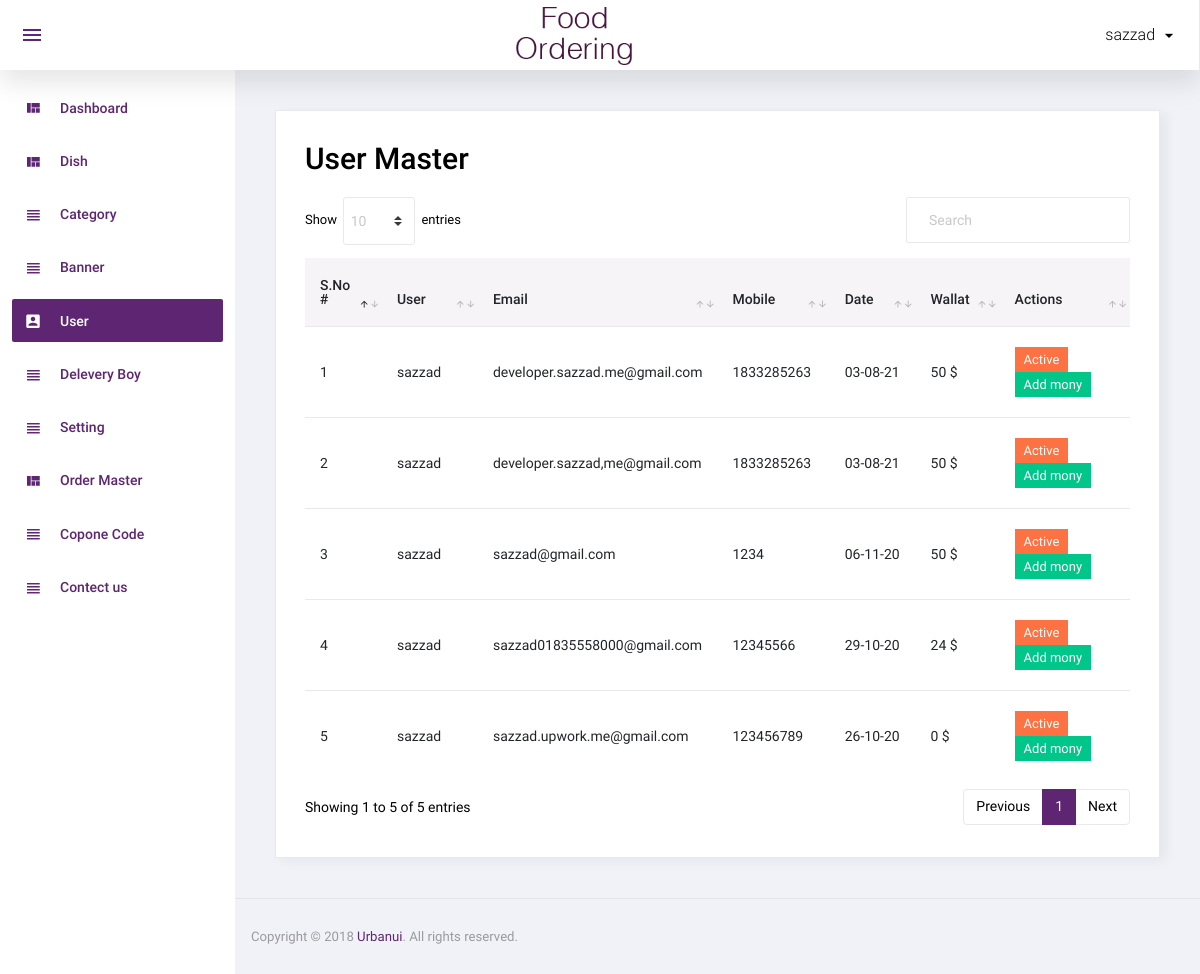
Page /admin/user.php (signed in) on the committed database.
### tables this page shows
CREATE TABLE `user` (
  `id` int(11) NOT NULL,
  `name` varchar(100) NOT NULL,
  `images` varchar(255) NOT NULL,
  `email` varchar(100) NOT NULL,
  `mobile` int(11) NOT NULL,
  `password` varchar(200) NOT NULL,
  `stats` int(11) NOT NULL,
  `email_verify` varchar(120) NOT NULL,
  `raffarl_number` varchar(100) NOT NULL,
  `form_raffer_code` varchar(100) NOT NULL,
  `add_on` date NOT NULL DEFAULT current_timestamp()
);

### admin/function.inc.php (called while the page is built, shortened)
	<?php
function wallat_amount_get($user_id){
  global $con;
  $sql=mysqli_query($con,"select * from wallat where user_id='$user_id'");
	$in=0;
	$out=0;
	while($data=mysqli_fetch_assoc($sql)){
		$amt=$data['amount'];
		if($data['type']=='in'){
			$in=$in+$amt;
		}
	}
		 return $in-$out;
}
?>

### admin/user.php (the view, shortened to what this page needs)
<?php
include('top.php');
$sql="select * from user order by id desc";
$res=mysqli_query($con,$sql);
?>
  <div class="card">
            <div class="card-body">
              <h1 class="grid_title">User Master</h1>
              <div class="row grid_box">
                <div class="col-12">
                  <div class="table-responsive">
                    <table id="order-listing" class="table">
                      <thead>
                        <tr>
                            <th width="10%">S.No #</th>
                            <th width="20%">User</th>
                            <th width="15%">Email</th>
                            <th width="15%">Mobile</th>
														<th width="15%">Date</th>
                            <th style="width:200px" width="10%">Wallat</th>
														<th width="30%">Actions</th>
                        </tr>
                      </thead>
                      <tbody>
                        <?php if(mysqli_num_rows($res)>0){
					          		$i=1;
					          		while($row=mysqli_fetch_assoc($res)){
												?>
						<tr>
              <td><?php echo $i?></td>
              <td><?php echo $row['name']?></td>
              <td><?php echo $row['email']?></td>
              <td><?php echo $row['mobile']?></td>
              <td><?php $strtime=strtotime($row['add_on']);
              echo date('d-m-y',$strtime)?></td>
							<td >
								<?php
								$user_id=$row['id'];
								echo $wallat=wallat_amount_get($user_id);
								 ?> $
							</td>
							<td>
								<?php
								if($row['stats']==1){
								?>
								<a href="?id=<?php echo $row['id']?>&type=deactive"><label class="badge badge-danger">Active</label></a>
								<?php
								}else{
								?>
								<a href="?id=<?php echo $row['id']?>&type=active"><label class="badge badge-info">Deactive</label></a>
								<?php
								}
								?>
							 <a href="Add_mony.php?id=<?php echo $row['id']?>"><label class="badge badge-success">Add mony</label></a>
							</td>
              </tr>
           <?php
						$i++;
						} } else { ?>
						<tr>
							<td colspan="5">No data found</td>
						</tr>
						<?php } ?>
                      </tbody>
                    </table>
                  </div>
								</div>
              </div>
            </div>
          </div>
<?php include('footer.php');?>

### admin/assets/css/custom.css (style rules this page uses)
a { cursor: pointer !important; }
.badge.badge-success { cursor: pointer !important; }

### rows in the picture
user: name "sazzad", email "developer.sazzad.me@gmail.com", mobile "1833285263", add_on "03-08-21", user_id "50"
user: name "sazzad", email "developer.sazzad,me@gmail.com", mobile "1833285263", add_on "03-08-21", user_id "50"
user: name "sazzad", email "sazzad@gmail.com", mobile "1234", add_on "06-11-20", user_id "50"
user: name "sazzad", email "sazzad01835558000@gmail.com", mobile "12345566", add_on "29-10-20", user_id "24"
user: name "sazzad", email "sazzad.upwork.me@gmail.com", mobile "123456789", add_on "26-10-20", user_id "0"

### other values in the picture
$_SESSION['Admin_name'] "sazzad"
